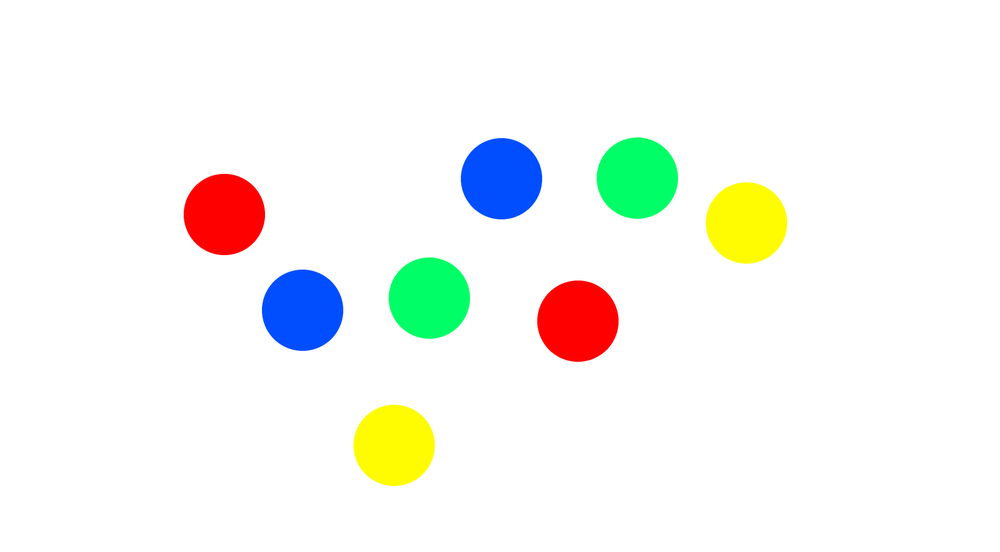
#> input picture test_image.png, 1000 x 552 px, shrunk from 1649 x 911 before the run
$ python -i cv_utils.py   (imports and definitions only)
#> lines starting #> are read from the running program, lines starting #| are printed output that depends on the picture; after the words box and inside, x2 and y2 are one past the last pixel; in counts of white or black regions, pixels touching at a corner belong together
#> further down, picture is the input picture: shape (552, 1000, 3); mean B, G, R 242.5, 246.8, 245.4
import cv2
import numpy as np
import pydantic

class Circle(pydantic.BaseModel):
    x: int
    y: int
    surface: int
    color: str


def get_red_circles(img_hsv: cv2.Mat) -> list[Circle]:
    max_red = (25, 255, 255)
    min_red = (0 * 360/255, 255 * 0.75, 255 * 0.75)
    red_mask = cv2.inRange(img_hsv, min_red, max_red)
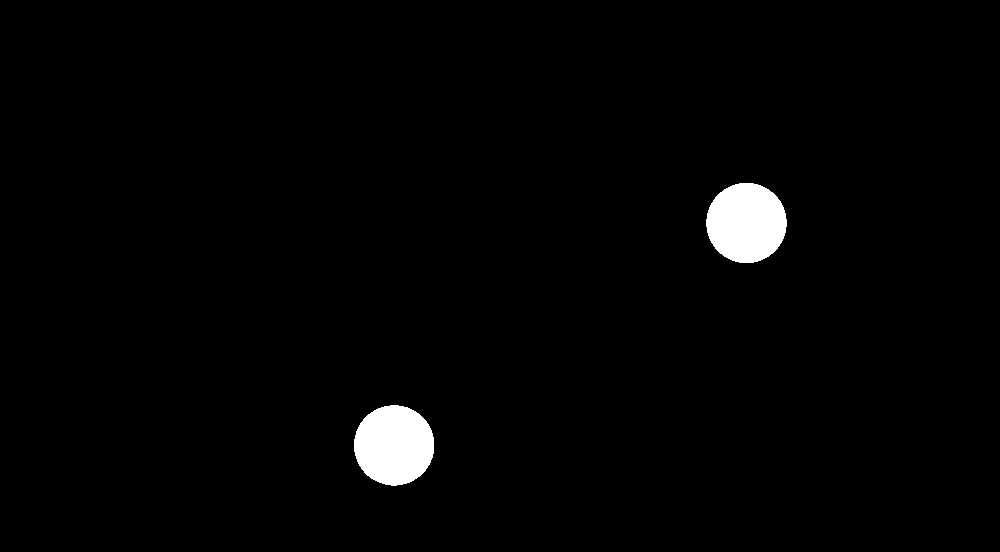
#> red_mask: shape (552, 1000); 1.8% white; 2 white regions
    img_red = cv2.bitwise_and(img_hsv, img_hsv, mask=red_mask)
    contours,_ = cv2.findContours(red_mask, cv2.RETR_LIST, cv2.CHAIN_APPROX_NONE)
#> contours = 2 contours; box (x1, y1, x2, y2) and area: (354, 405, 434, 486) 4967, (706, 183, 787, 263) 4967

    red_circles: list[Circle] = []
    for i in range(len(contours)):
        cimg = np.zeros_like(img_hsv)
        cv2.drawContours(cimg, contours, i, color=255, thickness=-1)

        pts = np.where(cimg == 255)

        red_circles.append(Circle(color="red", surface=len(pts[0]) + len(pts[1]), x=np.average(pts[0]), y=np.average(pts[1])))
#> this loop made 1 pass
#> after the loop, red_circles = []

    return red_circles


# [55 lines left out: functions get_blue_circles, get_green_circles, get_yellow_circles, not called in this run]

>>> import cv2
>>> picture = cv2.imread('test_image.png')
#> (the run stopped early here; a loop or call above may not have finished)
